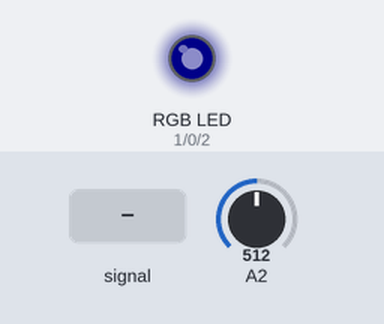
A sketch run on a simulated Arduino Uno, built with avr-gcc and run on an emulated ATmega328P. Parts: an RGB LED mixed from three pins (HIGH = lit). The inputs (shaded band) are chosen by the test bench; at power-on: A2 = 512. Dim RGB values are drawn brighter than linear.

Above: at 1.2 s.
1.3 s: A2 fed a 50 Hz sine of ±306 counts around its level
At 2.3 s:
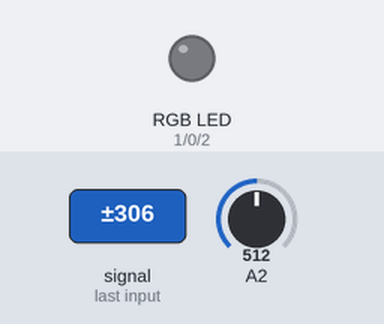
4.1 s: A2 set to 0
At 5.3 s:
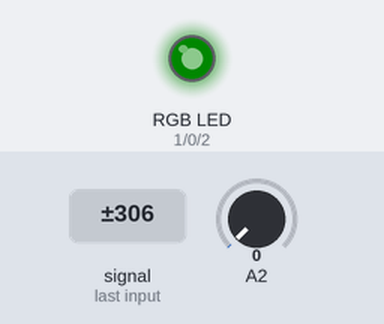
5.6 s: A2 set to 511
At 6.6 s:
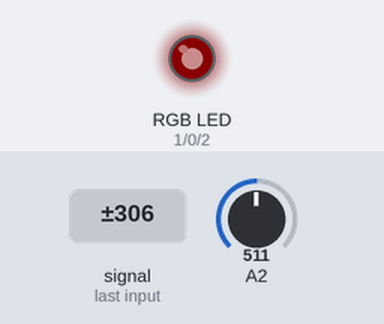
7.1 s: A2 fed a 200 Hz sine of ±81 counts around its level
At 7.6 s:
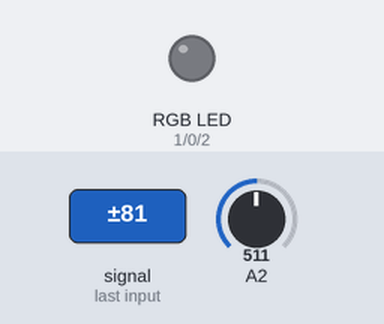
Timing chart, 0 to 10.1 s (numbered marks = the images above; inputs shaded):
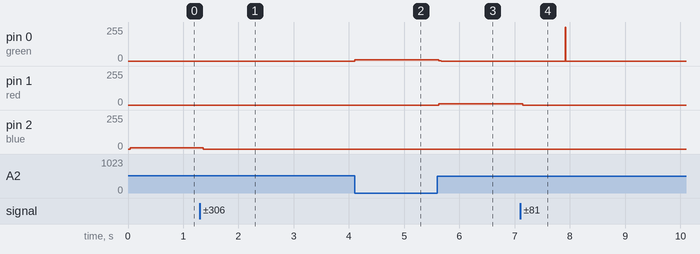

Measured:
- after the input at 1.3 s, pin 2 (blue): 10/255 → 0/255 after 0.06 s
- after the input at 4.1 s, pin 0 (green): 0/255 → 9/255 at once
- after the input at 5.6 s, pin 0 (green): 9/255 → 0/255 at once; pin 1 (red): 0/255 → 10/255 at once
- after the input at 7.1 s, pin 0 (green): 0/255 → 255/255 after 0.81 s, → 0/255 0.01 s later; pin 1 (red): 10/255 → 0/255 after 0.05 s

The sketch:

a_analogINfadeRGB.ino
```cpp
// code for ATtiny
// reads the analog value of a textile sensor (attach external pull-up resistor)
// mapps the value from the analog sensor to the colour spectrum of an RGB led

#define red 1
#define green 0
#define blue 2
#define sensor 2
int sensorValue =   0;

void setup(){
pinMode(red, OUTPUT);
pinMode(green, OUTPUT);
pinMode(blue, OUTPUT);
pinMode(3, INPUT);
}

void loop(){
sensorValue = analogRead(2);
if(sensorValue >= 0 && sensorValue < 255) spwm(red, sensorValue);
if(sensorValue >= 255 && sensorValue < 510) {
  spwm(red, 510-sensorValue);
  spwm(green, sensorValue-255);
  }
if(sensorValue >= 510 && sensorValue < 765) {
  spwm(green, 765-sensorValue);
  spwm(blue, sensorValue-510);
  }
}

// software PWM function that fakes analog output:
void spwm(int freq,int pin){
digitalWrite(pin,HIGH);  //on
delayMicroseconds(freq);
digitalWrite(pin,LOW);  //off
delayMicroseconds(freq);
}
```
